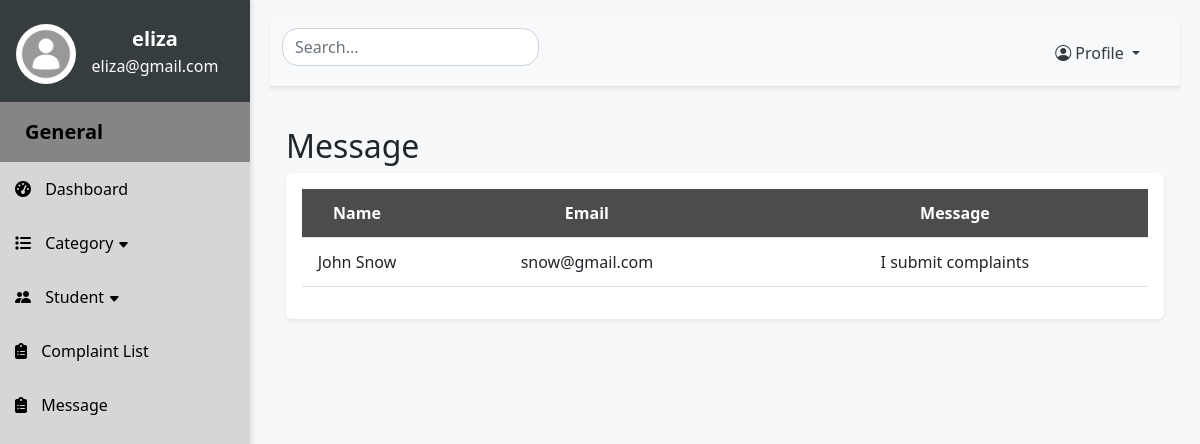
The app's page /viewMessage (signed in) with its own data.
### website/models.py (models this page shows)
class ContactMessage(db.Model):
    id = db.Column(db.Integer, primary_key=True)
    contact_name = db.Column(db.String(255),nullable=False)
    contact_email = db.Column(db.String(255), nullable=False)
    contact_message = db.Column(db.String(255),nullable=False)

### app.py (the view)
@app.route('/viewMessage', methods=['GET', 'POST'])
def viewMessage():
    if 'admin_id' not in session:
        return redirect(url_for('SignIn'))
    else:
        return viewcontactmessage()

### website/adminfeatures.py (called while the page is built)
def viewcontactmessage():
    contactmessages = ContactMessage.query.all()
    count = len(contactmessages)
    return render_template("adminmessage.html", contactmessages=contactmessages, count=count)

### website/templates/adminmessage.html
{% extends "adminlayout.html" %} {% block title %}Category Page{% endblock%}
{% block content %}
<h2 class="mt-4">Message</h2>
<div class="shadow-sm p-3 mb-5 rounded table-responsive">
  <table class="table align-middle">
      <thead>
          <tr>
            <th>Name</th>
            <th>Email</th>
            <th>Message</th>
          </tr>
      </thead>
      <tbody id="search-table-body">
        {% if count == 0 %}
          <tr>
            <td colspan="6"><h5 style="color: grey">There is no data ...</h5></td>
          </tr>
          {% else %}
          {% for mess in contactmessages: %}
          <tr>
            <td class="searchedvalue">{{ mess.contact_name}}</td>
            <td class="searchedvalue">{{ mess.contact_email}}</td>
            <td>{{ mess.contact_message }}</td>
          </tr>
          {% endfor %}
          {% endif %}
      </tbody>
  </table>
</div>
{% endblock %}

### website/static/css/admincss.css (style rules this page uses)
body { background-color: #f7f8fa; }
.table thead th { background-color: #4c4c4c; color: #fff; text-align: center; }
.table-responsive { background-color: #fff; padding: 10px; border-radius: 10px; box-shadow: 0 2px 4px rgba(0,0,0,0.1); }
.table th, .table td { padding: 0.75rem; text-align: center; vertical-align: middle; }
.table td:first-child, .table th:first-child { width: 13%; }

### records on screen
ContactMessage: contact_name "John Snow", contact_email "snow@gmail.com", contact_message "I submit complaints"

### other values on screen
{{ session.get('admin')['admin_name'] }} "eliza"
{{ session.get('admin')['admin_email'] }} "eliza@gmail.com"
